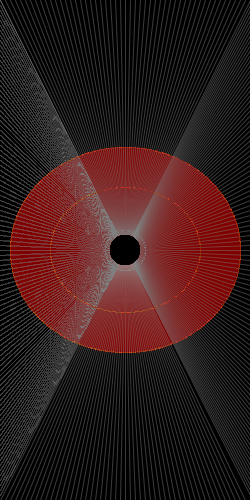
Frame 1 (no input)
Frame 2 (the mouse pressed at the canvas centre, redrawn once): identical to frame 1, image omitted

The Processing sketch that drew this single still picture (run headless with seeded random() and noise(); the mouse was pressed at the canvas centre and the sketch redrawn once):

// Processing sketch: processing_25096
// ── processing_25096.pde

//import processing.pdf.*;


void setup() {
  size (250,500); 
  noLoop();
 //  beginRecord(PDF, "filename.pdf"); 

}



void draw() {
   background (0); 
  smooth();
  int xTopRight= 0;
  int topRight=0;
  stroke (150,100);
  while (xTopRight <width){
    line(width/2,height/2,xTopRight,0);
    xTopRight=xTopRight +5; 
  }
  
  while (topRight < height){
    
    line(width/2, height/2, width, topRight);
    topRight=topRight+5;
  }
 
    
    int topLeft = 0;
    
    while (topLeft < width){
      stroke(150,100);
      
      line (width/2, height/2,topLeft,height);
      topLeft = topLeft +5;
      noStroke();
      
      int topBottom = 0;
      
      while(topBottom < height){
stroke(150,4);
        line(width/2,height/2, 0 , topBottom);
        topBottom = topBottom +5;
        
        noFill();
  ellipse (width/2, height/2, 40,40);

  stroke(200, 50, 3, 4);
  fill(200,50,5,1);
  ellipse (width/2,height/2,150,125);
  
  fill(0);
  noStroke();
  ellipse (width/2,height/2,30,30);
  
    stroke(200, 50, 3, 4);
  fill(200,50,5,1);
  ellipse (width/2,height/2,230,205);          
           
      } 
  }
//endRecord(); 
}
